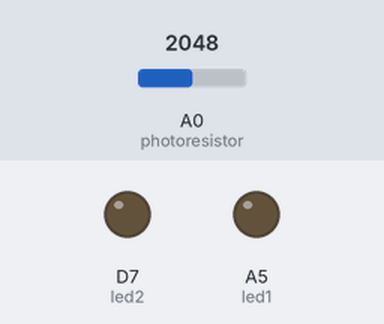
Recording of a sketch running on a simulated Particle Photon. Parts: output pins drawn as LEDs (lit = HIGH). Inputs (shaded band) come from the test bench; at power-on: A0 (photoresistor) = 2048.

Above: at 10.8 s.
10.9 s: A0 (photoresistor) set to 17
21.2 s: A0 (photoresistor) set to 13
At 30.6 s:
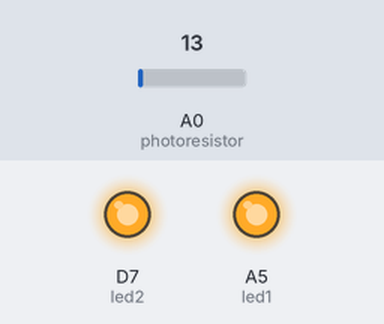
31.5 s: A0 (photoresistor) set to 491
At 41.3 s:
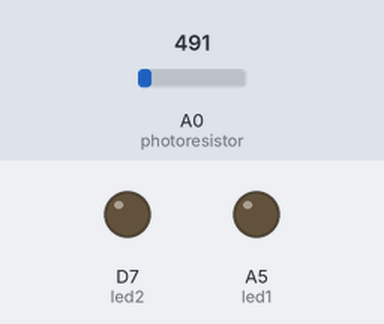
41.6 s: A0 (photoresistor) set to 0
At 50.9 s:
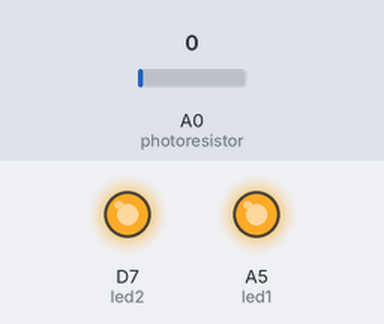
Timing chart, 0 to 52.4 s (numbered marks = the images above; inputs shaded):
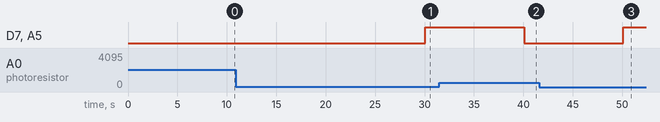

Measured:
- the behaviour switches between 16 and 15 on A0 (photoresistor) (found by bisection; images 0 and 1)
- after the input at 10.9 s, every drawn part: stays the same
- after the input at 21.2 s, D7 (led2), A5 (led1): LOW → HIGH after 8.9 s
- after the input at 31.5 s, D7 (led2), A5 (led1): HIGH → LOW after 8.6 s
- after the input at 41.6 s, D7 (led2), A5 (led1): LOW → HIGH after 8.5 s

The sketch:

WebHook_-_Light_Transistor.ino
```cpp
// ------------
// Light Transistor - WebHook
// ------------

int led1 = A5;

int led2 = D7;

int photoresistor = A0;

int analogValue;

void setup() {


  pinMode(led1, OUTPUT);
  pinMode(led2, OUTPUT);
  pinMode(photoresistor, INPUT);

}

void loop() {
  analogValue = analogRead(photoresistor);

  if (analogValue > 15) {
      digitalWrite(led1, LOW);
      digitalWrite(led2, LOW);
  } else{
      digitalWrite(led1, HIGH);
      digitalWrite(led2, HIGH);
  }

  String data = String(analogValue);
  Particle.publish("light", data, PRIVATE);
  delay(10000);
}
```
